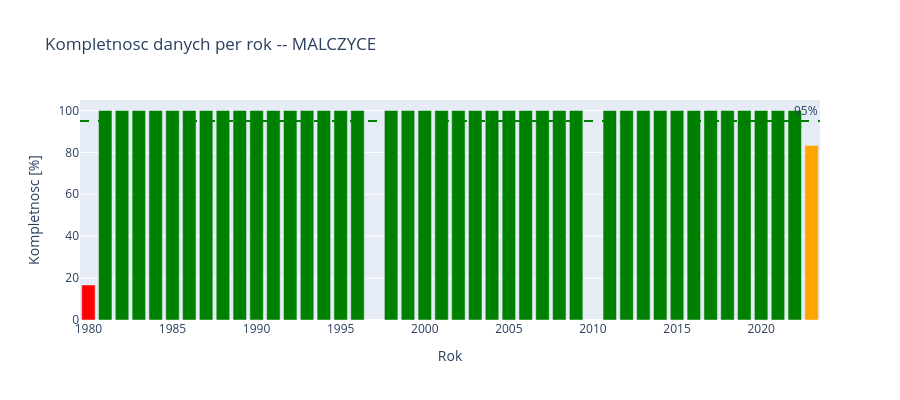

Notebook code for this chart:
### Code cell
# Wykres kompletnosci
fig = go.Figure()
fig.add_trace(go.Bar(
    x=comp.index, y=comp['pct_valid'],
    marker_color=['green' if p >= 95 else 'orange' if p >= 80 else 'red' for p in comp['pct_valid']],
))
fig.add_hline(y=95, line_dash='dash', line_color='green', annotation_text='95%')
fig.update_layout(
    title=f'Kompletnosc danych per rok -- {name}',
    xaxis_title='Rok', yaxis_title='Kompletnosc [%]',
    yaxis_range=[0, 105], height=400,
)
fig.show()

### Figure 1 — Plotly figure (JSON) as saved in the notebook; plotly's stock layout.template omitted (floating-point values rounded to 4 significant figures)
{"data": [{"marker": {"color": ["red", "green", "green", "green", "green", "green", "green", "green", "green", "green", "green", "green", "green", "green", "green", "green", "green", "green", "green", "green", "green", "green", "green", "green", "green", "green", "green", "green", "green", "green", "green", "green", "green", "green", "green", "green", "green", "green", "green", "green", "green", "orange"]}, "type": "bar", "x": [1980, 1981, 1982, 1983, 1984, 1985, 1986, 1987, 1988, 1989, 1990, 1991, 1992, 1993, 1994, 1995, 1996, 1998, 1999, 2000, 2001, 2002, 2003, 2004, 2005, 2006, 2007, 2008, 2009, 2011, 2012, 2013, 2014, 2015, 2016, 2017, 2018, 2019, 2020, 2021, 2022, 2023], "y": [16.7, 100.0, 100.0, 100.0, 100.0, 100.0, 100.0, 100.0, 100.0, 100.0, 100.0, 100.0, 100.0, 100.0, 100.0, 100.0, 100.0, 100.0, 100.0, 100.0, 100.0, 100.0, 100.0, 100.0, 100.0, 100.0, 100.0, 100.0, 100.0, 100.0, 100.0, 100.0, 100.0, 100.0, 100.0, 100.0, 100.0, 100.0, 100.0, 100.0, 100.0, 83.3]}], "layout": {"annotations": [{"showarrow": false, "text": "95%", "x": 1, "xanchor": "right", "xref": "x domain", "y": 95, "yanchor": "bottom", "yref": "y"}], "height": 400, "shapes": [{"line": {"color": "green", "dash": "dash"}, "type": "line", "x0": 0, "x1": 1, "xref": "x domain", "y0": 95, "y1": 95, "yref": "y"}], "title": {"text": "Kompletnosc danych per rok -- MALCZYCE"}, "xaxis": {"title": {"text": "Rok"}}, "yaxis": {"range": [0, 105], "title": {"text": "Kompletnosc [%]"}}}}
